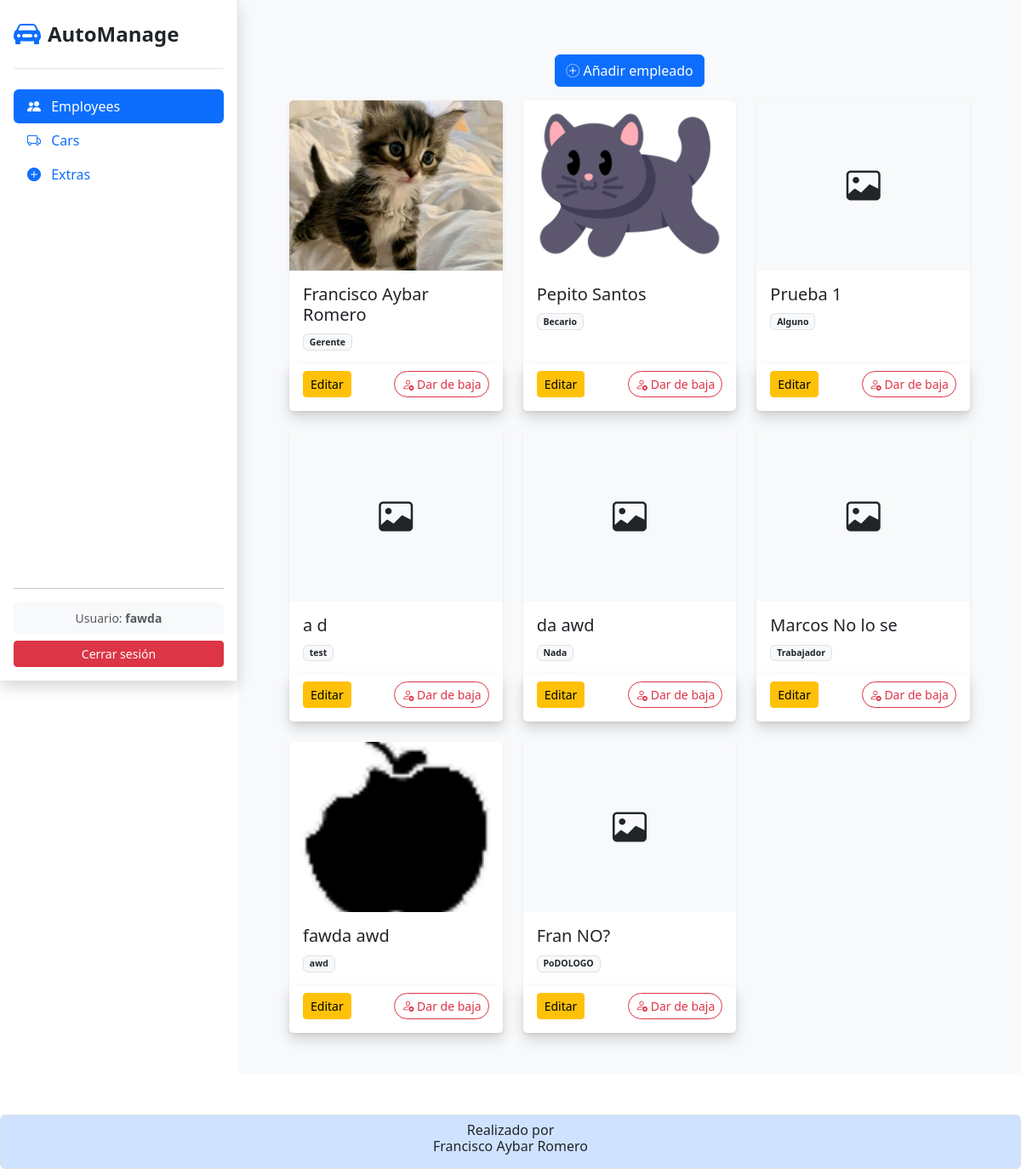
The page /employees/ (signed in) on the database as committed earlier.
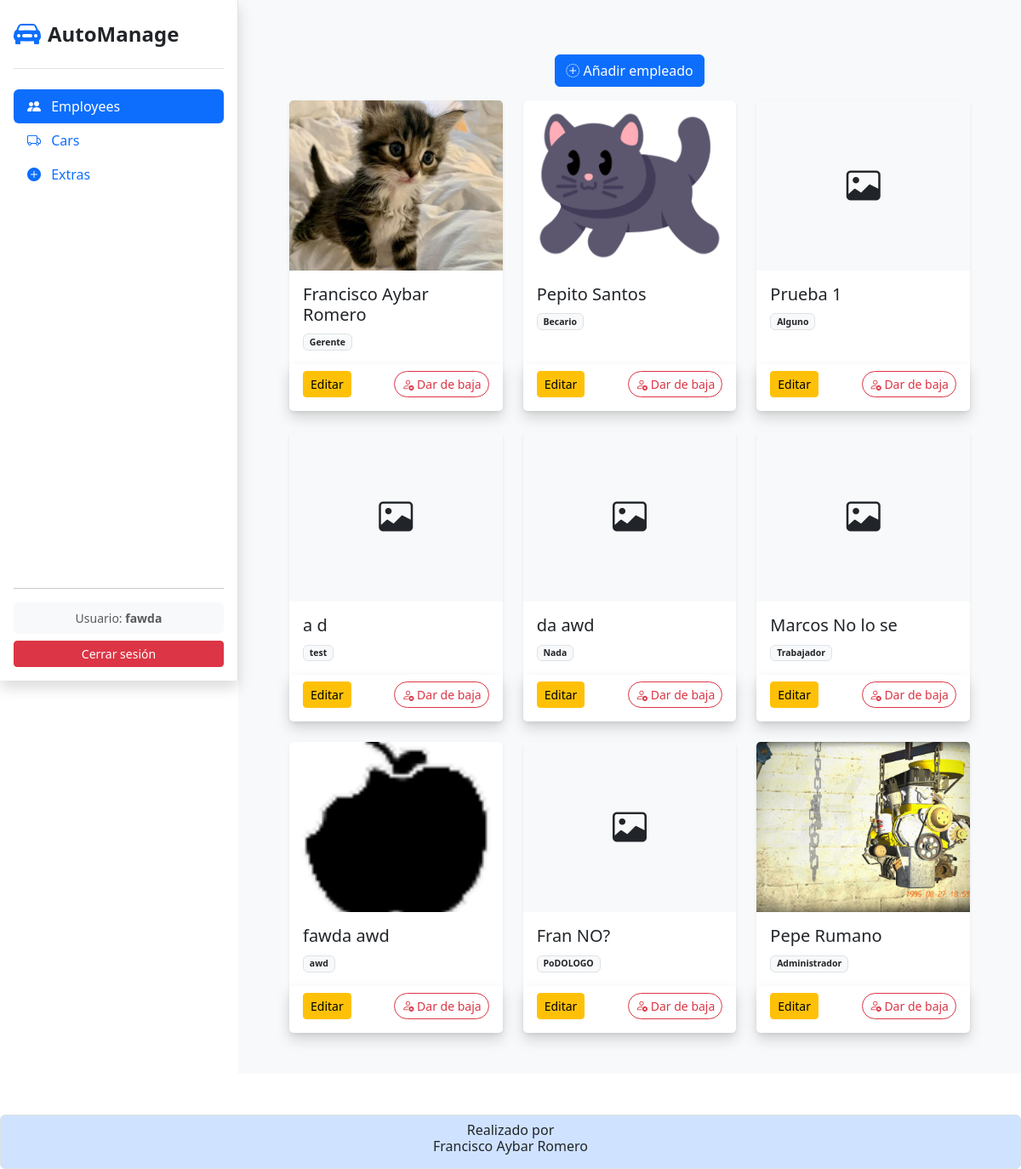
The same page on the database as committed later.
### app_agencia_coches/models.py (models this page shows, shortened)
class Employee (models.Model):
    user = models.OneToOneField(
        User,
        on_delete = models.CASCADE,
        null = True,
        blank = True
    )
    nombre = models.CharField (
        verbose_name = 'Nombre',
        max_length = 100,
        default = ''
    )
    apellidos = models.CharField (
        verbose_name = 'Apellidos',
        max_length = 100,
        default = ''
    )
    puesto = models.CharField (
        verbose_name = 'Puesto',
        max_length = 100,
        default = ''
    )
    fecha_contratacion = models.DateField (
        verbose_name = 'Fecha de contratacion',
        auto_now_add = True
    )
    foto = models.ImageField (
        verbose_name = 'Foto',
        upload_to = "empleados/",
        blank = True,
        null = True
    )

### app_agencia_coches/views.py (the view)
# urls.py: path('employees/', views.employees, name='employees'),
@login_required
def employees (request):
    employees = Employee.objects.all()
    return render(request, 'employee/employees.html', {'employees':employees})

### app_agencia_coches/templates/employee/employees.html (shortened to what this page needs)
{%extends 'index.html'%}
{% block content %}
<div class="container">
    <div class="my-3 d-flex justify-content-center">
        <a href="{% url 'employees_create' %}" class="btn btn-primary">
            <i class="bi bi-plus-circle-dotted"></i>
            Añadir empleado
        </a>
    </div>
    <div class="row row-cols-1 row-cols-md-2 row-cols-lg-3 g-4">
        {% for employee in employees %}
        <div class="col">
            <div class="card h-100 shadow-sm border-0 card-hover">
                    <div class="position-relative overflow-hidden hover-container">
                        {% if employee.foto %}
                            <img src="{{ employee.foto.url }}" class="card-img-top blur-target" style="height: 200px; object-fit: cover;">
                        {% else %}
                            <div class="card-img-top blur-target d-flex justify-content-center align-items-center bg-light" style="height: 200px;">
                                <i class="bi bi-image fs-1"></i>
                            </div>
                        {% endif %}
                    </div>
                    <div class="card-body">
                        <h5 class="card-title">{{ employee.nombre }} {{ employee.apellidos }}</h5>
                        <p class="card-text text-muted small">
                            <span class="badge bg-light text-dark border">{{ employee.puesto }}</span>
                        </p>
                    </div>
                    <div class="card-footer bg-white d-flex justify-content-between border-0 pb-3 shadow">
                        <a href="{% url 'employee_edit' employee.pk %}" class="btn btn-sm btn-warning">
                            Editar
                        </a>
                        <button type="button" class="btn btn-sm btn-outline-danger rounded-pill" data-bs-toggle="modal" data-bs-target="#deleteEmpModal{{ employee.pk }}">
                            <i class="bi bi-person-x"></i> Dar de baja
                        </button>
                    </div>
                </div>
            </div>
        {% endfor %}
    </div>
</div>
{% endblock content %}

Rows that differ between the two databases and show on the page:
added Employee: foto (picture), nombre "Pepe", apellidos "Rumano", puesto "Administrador"
